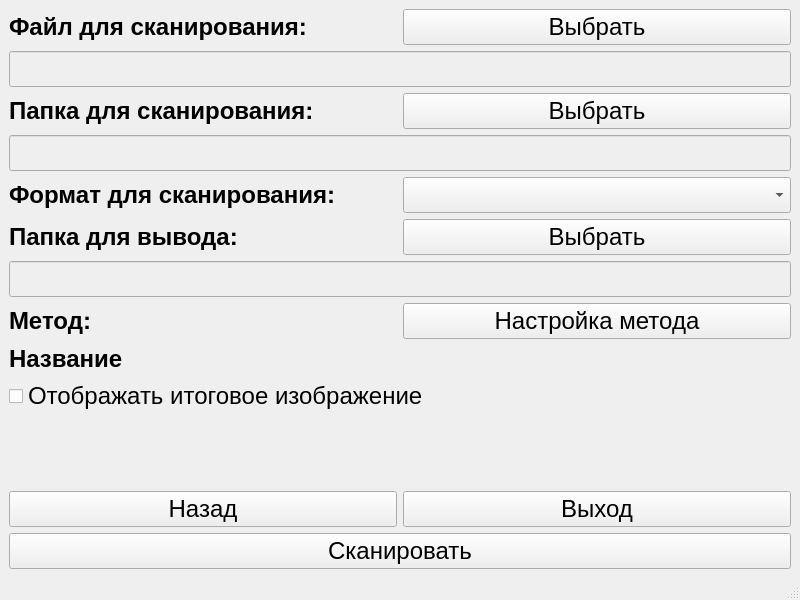
<?xml version="1.0" encoding="UTF-8"?>
<ui version="4.0">
 <class>MainWindow</class>
 <widget class="QMainWindow" name="MainWindow">
  <property name="geometry">
   <rect>
    <x>0</x>
    <y>0</y>
    <width>800</width>
    <height>600</height>
   </rect>
  </property>
  <property name="sizePolicy">
   <sizepolicy hsizetype="Maximum" vsizetype="Maximum">
    <horstretch>0</horstretch>
    <verstretch>0</verstretch>
   </sizepolicy>
  </property>
  <property name="minimumSize">
   <size>
    <width>800</width>
    <height>600</height>
   </size>
  </property>
  <property name="windowTitle">
   <string>Сканирование</string>
  </property>
  <widget class="QWidget" name="centralwidget">
   <layout class="QGridLayout" name="gridLayout_2">
    <item row="0" column="0">
     <layout class="QGridLayout" name="gridLayout">
      <item row="4" column="1">
       <widget class="QComboBox" name="formatToScanComboBox">
        <property name="font">
         <font>
          <pointsize>18</pointsize>
         </font>
        </property>
       </widget>
      </item>
      <item row="3" column="0" colspan="2">
       <widget class="QLineEdit" name="folderToScanLineEdit">
        <property name="enabled">
         <bool>false</bool>
        </property>
        <property name="font">
         <font>
          <pointsize>18</pointsize>
         </font>
        </property>
       </widget>
      </item>
      <item row="10" column="0" colspan="2">
       <spacer name="verticalSpacer">
        <property name="font">
         <font>
          <pointsize>18</pointsize>
         </font>
        </property>
        <property name="orientation">
         <enum>Qt::Vertical</enum>
        </property>
        <property name="sizeType">
         <enum>QSizePolicy::Expanding</enum>
        </property>
        <property name="sizeHint" stdset="0">
         <size>
          <width>20</width>
          <height>40</height>
         </size>
        </property>
       </spacer>
      </item>
      <item row="11" column="1">
       <widget class="QPushButton" name="exitButton">
        <property name="font">
         <font>
          <pointsize>18</pointsize>
         </font>
        </property>
        <property name="text">
         <string>Выход</string>
        </property>
       </widget>
      </item>
      <item row="5" column="0">
       <widget class="QLabel" name="folderToSaveLabel">
        <property name="font">
         <font>
          <pointsize>18</pointsize>
          <weight>75</weight>
          <bold>true</bold>
         </font>
        </property>
        <property name="text">
         <string>Папка для вывода:</string>
        </property>
       </widget>
      </item>
      <item row="7" column="0">
       <widget class="QLabel" name="methodLabel">
        <property name="font">
         <font>
          <pointsize>18</pointsize>
          <weight>75</weight>
          <bold>true</bold>
         </font>
        </property>
        <property name="text">
         <string>Метод:</string>
        </property>
       </widget>
      </item>
      <item row="8" column="0">
       <widget class="QLabel" name="nameMethodLabel">
        <property name="font">
         <font>
          <pointsize>18</pointsize>
          <weight>75</weight>
          <bold>true</bold>
         </font>
        </property>
        <property name="text">
         <string>Название</string>
        </property>
       </widget>
      </item>
      <item row="0" column="1">
       <widget class="QPushButton" name="chooseFileToScanPushButton">
        <property name="font">
         <font>
          <pointsize>18</pointsize>
         </font>
        </property>
        <property name="text">
         <string>Выбрать</string>
        </property>
       </widget>
      </item>
      <item row="1" column="0" colspan="2">
       <widget class="QLineEdit" name="fileToScanLineEdit">
        <property name="enabled">
         <bool>false</bool>
        </property>
        <property name="font">
         <font>
          <pointsize>18</pointsize>
         </font>
        </property>
       </widget>
      </item>
      <item row="11" column="0">
       <widget class="QPushButton" name="cancelButton">
        <property name="font">
         <font>
          <pointsize>18</pointsize>
         </font>
        </property>
        <property name="text">
         <string>Назад</string>
        </property>
       </widget>
      </item>
      <item row="7" column="1">
       <widget class="QPushButton" name="settingsMethodsPushButton">
        <property name="font">
         <font>
          <pointsize>18</pointsize>
         </font>
        </property>
        <property name="text">
         <string>Настройка метода</string>
        </property>
       </widget>
      </item>
      <item row="4" column="0">
       <widget class="QLabel" name="formatToScanLabel">
        <property name="font">
         <font>
          <pointsize>18</pointsize>
          <weight>75</weight>
          <bold>true</bold>
         </font>
        </property>
        <property name="text">
         <string>Формат для сканирования:</string>
        </property>
       </widget>
      </item>
      <item row="5" column="1">
       <widget class="QPushButton" name="chooseScanToFolderPushButton">
        <property name="font">
         <font>
          <pointsize>18</pointsize>
         </font>
        </property>
        <property name="text">
         <string>Выбрать</string>
        </property>
       </widget>
      </item>
      <item row="0" column="0">
       <widget class="QLabel" name="fileToScanLabel">
        <property name="font">
         <font>
          <pointsize>18</pointsize>
          <weight>75</weight>
          <bold>true</bold>
         </font>
        </property>
        <property name="text">
         <string>Файл для сканирования:</string>
        </property>
       </widget>
      </item>
      <item row="2" column="0">
       <widget class="QLabel" name="folderToScanLabel">
        <property name="font">
         <font>
          <pointsize>18</pointsize>
          <weight>75</weight>
          <bold>true</bold>
         </font>
        </property>
        <property name="text">
         <string>Папка для сканирования:</string>
        </property>
       </widget>
      </item>
      <item row="2" column="1">
       <widget class="QPushButton" name="chooseFolderToScanPushButton">
        <property name="font">
         <font>
          <pointsize>18</pointsize>
         </font>
        </property>
        <property name="text">
         <string>Выбрать</string>
        </property>
       </widget>
      </item>
      <item row="6" column="0" colspan="2">
       <widget class="QLineEdit" name="scanToFolderLineEdit">
        <property name="enabled">
         <bool>false</bool>
        </property>
        <property name="font">
         <font>
          <pointsize>18</pointsize>
         </font>
        </property>
       </widget>
      </item>
      <item row="9" column="0" colspan="2">
       <widget class="QCheckBox" name="displayFinalImageCheckBox">
        <property name="font">
         <font>
          <pointsize>18</pointsize>
         </font>
        </property>
        <property name="text">
         <string>Отображать итоговое изображение</string>
        </property>
       </widget>
      </item>
     </layout>
    </item>
    <item row="1" column="0">
     <widget class="QPushButton" name="scanButton">
      <property name="font">
       <font>
        <pointsize>18</pointsize>
       </font>
      </property>
      <property name="text">
       <string>Сканировать</string>
      </property>
     </widget>
    </item>
   </layout>
  </widget>
  <widget class="QMenuBar" name="menubar">
   <property name="geometry">
    <rect>
     <x>0</x>
     <y>0</y>
     <width>800</width>
     <height>21</height>
    </rect>
   </property>
  </widget>
  <widget class="QStatusBar" name="statusbar"/>
 </widget>
 <resources/>
 <connections/>
</ui>
